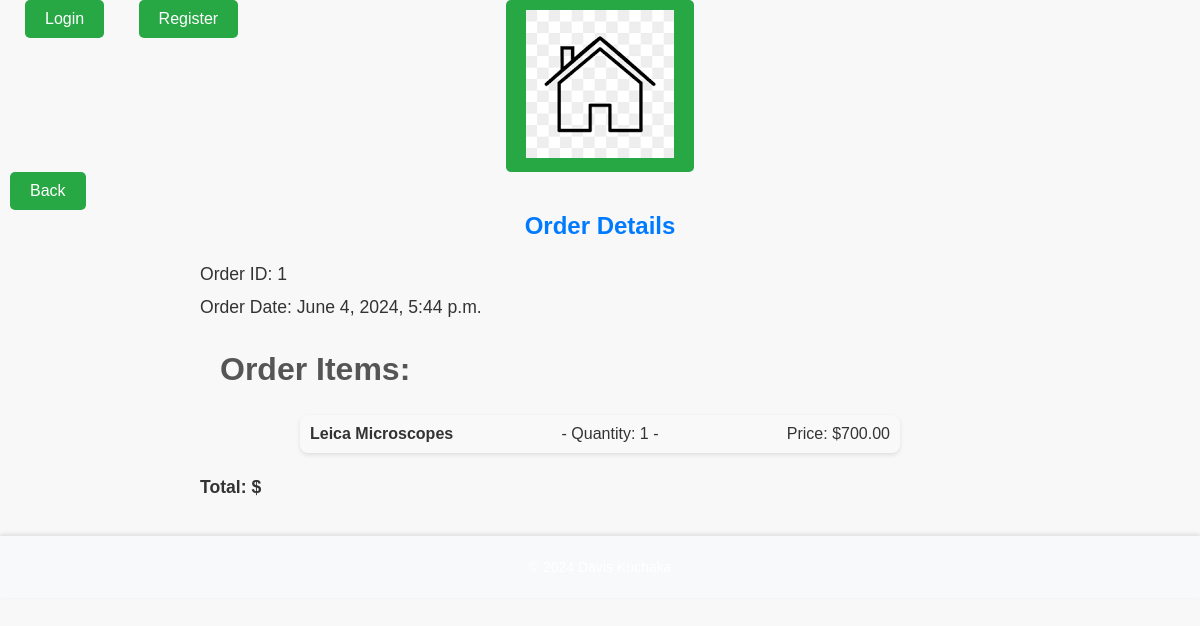
Screenshot of /order/1/ with the database file from the repository.
### labridge_app/models.py (models this page shows, shortened)
class Order(models.Model):
    user = models.ForeignKey(settings.AUTH_USER_MODEL, on_delete=models.CASCADE)
    created_at = models.DateTimeField(auto_now_add=True)
    completed = models.BooleanField(default=False)

class OrderItem(models.Model):
    order = models.ForeignKey(Order, on_delete=models.CASCADE)
    product = models.ForeignKey(Product, on_delete=models.CASCADE)
    quantity = models.PositiveIntegerField(default=1)

class Product(models.Model):
    name = models.CharField(max_length=255)
    category = models.ForeignKey(Category, on_delete=models.CASCADE)
    supplier = models.ForeignKey(Supplier, on_delete=models.CASCADE)
    description = models.TextField()
    price = models.DecimalField(max_digits=10, decimal_places=2)
    stock = models.PositiveIntegerField()

### labridge_app/views.py (the view)
# urls.py: path('order/<int:order_id>/', views.order_detail, name='order_detail'),
def order_detail(request, order_id):
    order = get_object_or_404(Order, pk=order_id)
    return render(request, 'labridge_app/order_detail.html', {'order': order})

### labridge_app/templates/labridge_app/order_detail.html (shortened to what this page needs)
{% extends "labridge_app/base.html" %}
{% load static %}
{% block content %}
  <link rel="stylesheet" type="text/css" href="{% static 'labridge_app/css/order_detail.css' %}">
  <div class="order-container">
    <h1 class="order-title">Order Details</h1>
    <div class="order-info">
      <p>Order ID: {{ order.id }}</p>
      <p>Order Date: {{ order.created_at }}</p>
    </div>
    <h2>Order Items:</h2>
    <ul class="order-items">
      {% for item in order.orderitem_set.all %}
        <li class="order-item">
          <span class="order-item-name">{{ item.product.name }}</span> -
          Quantity: {{ item.quantity }} -
          <span class="order-item-price">Price: ${{ item.product.price }}</span>
        </li>
      {% endfor %}
    </ul>
    <p class="total-amount">Total: ${{ order.get_total }}</p>
  </div>
{% endblock %}

### labridge_app/static/labridge_app/css/base.css (style rules this page uses)
body { font-family: Arial, sans-serif; background-color: #f4f4f4; margin: 0; padding: 0; }

### labridge_app/static/labridge_app/css/landing.css (style rules this page uses)
body { font-family: Arial, sans-serif; margin: 0; padding: 0; box-sizing: border-box; color: #333333; }

### labridge_app/static/labridge_app/css/product_list.css (style rules this page uses)
h1 { font-size: 2.5em; color: #333; text-align: center; margin-top: 20px; }
h2 { font-size: 2em; color: #555; margin-top: 30px; margin-left: 20px; }
ul { list-style-type: none; padding: 0; margin: 10px auto; max-width: 800px; background: #f9f9f9; border-radius: 8px; box-shadow: 0 2px 4px rgba(0, 0, 0, 0.1); }
ul li { padding: 10px; border-bottom: 1px solid #ddd; }
ul li:last-child { border-bottom: none; }

### labridge_app/static/labridge_app/css/product_detail.css (style rules this page uses)
body { font-family: Arial, sans-serif; margin: 0; padding: 0; background-color: #f8f8f8; color: #333; }
h1 { font-size: 2em; color: #007bff; margin-bottom: 20px; }
p { font-size: 1.1em; line-height: 1.6; margin-bottom: 15px; }

### labridge_app/static/labridge_app/css/order_history.css (style rules this page uses)
h1 { font-size: 2em; color: #333; text-align: center; margin-top: 20px; }
ul { list-style-type: none; padding: 0; margin: 20px auto; max-width: 600px; background: #f9f9f9; border-radius: 8px; box-shadow: 0 2px 4px rgba(0, 0, 0, 0.1); }
ul li { padding: 10px; border-bottom: 1px solid #ddd; display: flex; justify-content: space-between; }
ul li:last-child { border-bottom: none; }

### labridge_app/static/labridge_app/css/cart_detail.css (style rules this page uses)
h1 { font-size: 2em; color: #333; text-align: center; margin-top: 20px; }
ul { list-style-type: none; padding: 0; margin: 20px auto; max-width: 600px; background: #f9f9f9; border-radius: 8px; box-shadow: 0 2px 4px rgba(0, 0, 0, 0.1); }
ul li { padding: 10px; border-bottom: 1px solid #ddd; display: flex; justify-content: space-between; }
ul li:last-child { border-bottom: none; }

### labridge_app/static/labridge_app/css/checkout.css (style rules this page uses)
body { font-family: Arial, sans-serif; margin: 0; padding: 0; background-color: #f8f8f8; color: #333; }
h1 { font-size: 2em; color: #007bff; margin-bottom: 20px; }

### labridge_app/static/labridge_app/css/order_detail.css (style rules this page uses)
.order-container { max-width: 800px; margin: 0 auto; padding: 20px; }
.order-title { font-size: 24px; font-weight: bold; margin-bottom: 20px; }
.order-info { margin-bottom: 20px; }
.order-info p { margin: 5px 0; }
.order-items { list-style-type: none; padding: 0; }
.order-item { margin-bottom: 10px; }
.order-item-name { font-weight: bold; }
.order-item-price { margin-left: 20px; }
.total-amount { font-weight: bold; margin-top: 20px; }

### rows the page displays
Order: id "1", created_at "June 4, 2024, 5:44 p.m."
OrderItem: product.name "Leica Microscopes", quantity "1", product.price "700.00"
